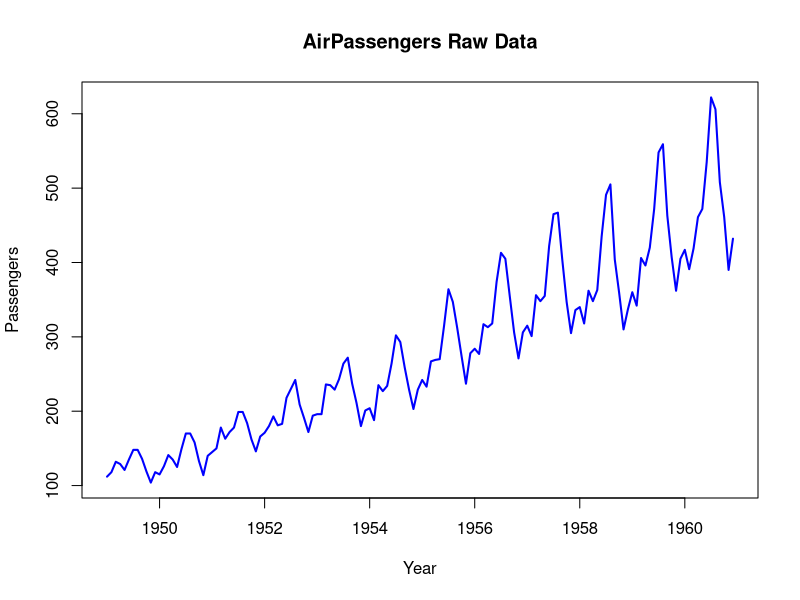
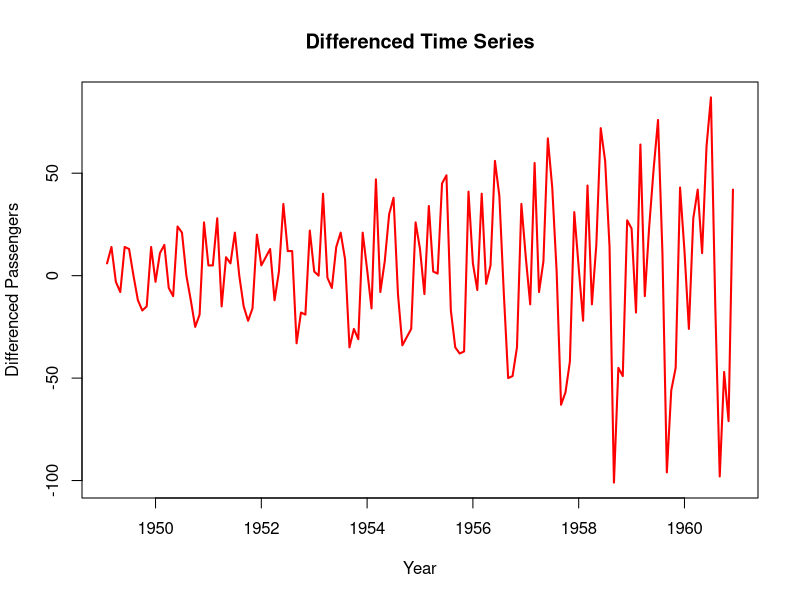
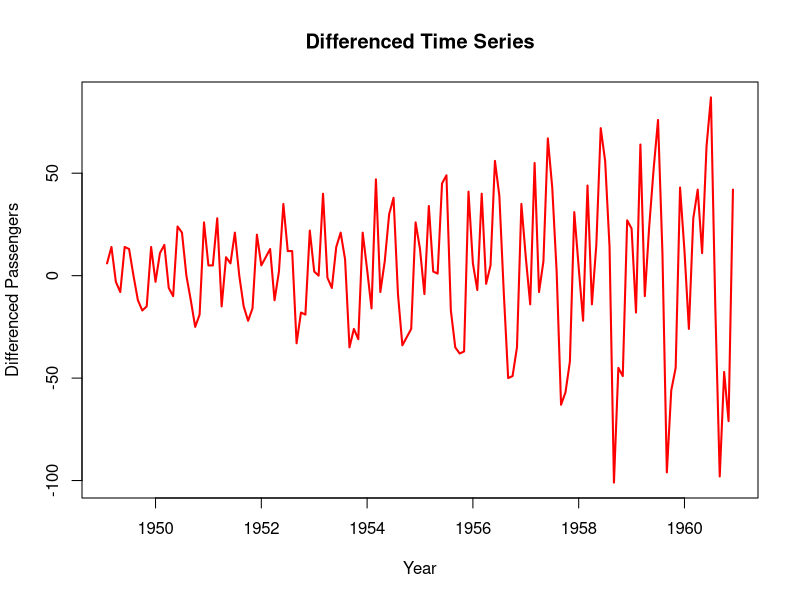
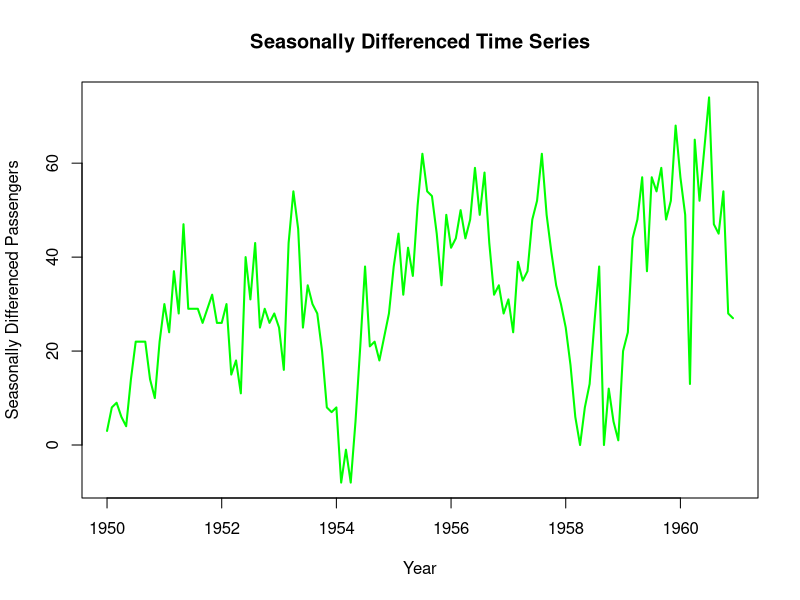
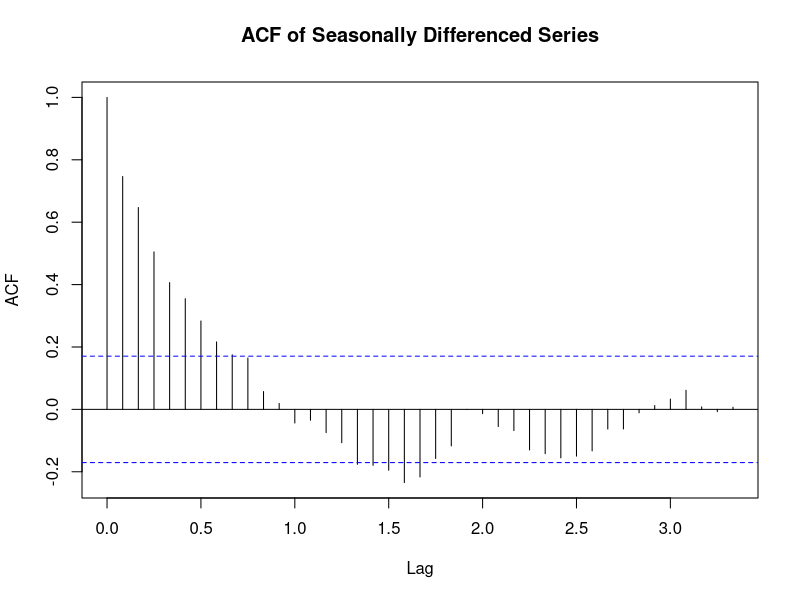
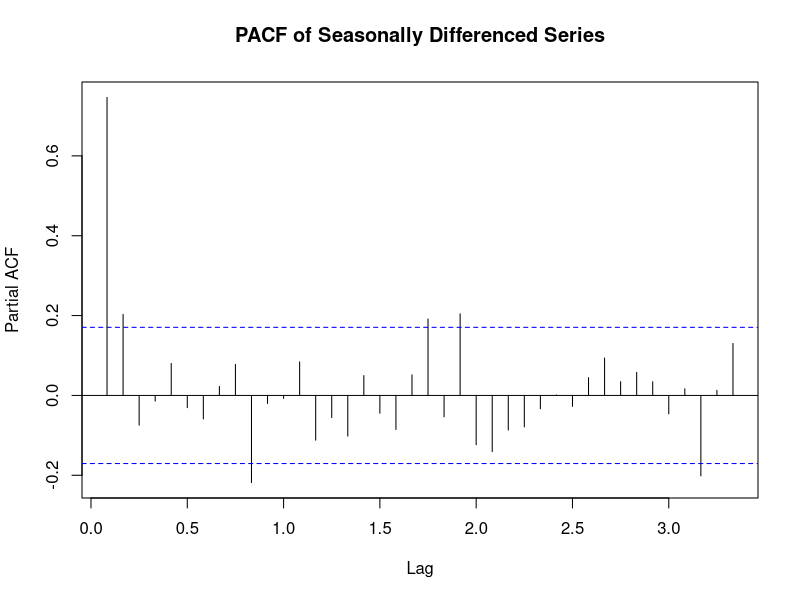

Source code (R) for these figures, in order:
# Install required packages
install.packages(c("ggplot2", "forecast", "tseries"))

# Load the libraries
library(ggplot2)
library(forecast)
library(tseries)

# Load the built-in AirPassengers dataset
data("AirPassengers")

# Convert the data into a time series object
ts_data <- AirPassengers

# Plot the raw time series
plot(ts_data, main = "AirPassengers Raw Data", xlab = "Year", ylab = "Passengers", col = "blue", lwd = 2)

# Take the first difference
diff_data <- diff(ts_data)

# Plot the differenced data
plot(diff_data, main = "Differenced Time Series", xlab = "Year", ylab = "Differenced Passengers", col = "red", lwd = 2)

# Perform ADF test
adf_test <- adf.test(ts_data, alternative = "stationary")
cat("ADF Test p-value (original data):", adf_test$p.value, "\n")

# Differencing
diff_data <- diff(ts_data)

# Plot the differenced data
plot(diff_data, ylab = "Differenced Passengers", xlab = "Year", col = "red", lwd = 2)
title(main = "Differenced Time Series")

# Perform ADF test on differenced data
adf_test_diff <- adf.test(diff_data, alternative = "stationary")
cat("ADF Test p-value (differenced data):", adf_test_diff$p.value, "\n")

# Seasonal differencing
seasonal_diff <- diff(ts_data, lag = 12)

# Plot seasonally differenced data
plot(seasonal_diff, ylab = "Seasonally Differenced Passengers", xlab = "Year", col = "green", lwd = 2)
title(main = "Seasonally Differenced Time Series")

# ACF and PACF plots
acf(seasonal_diff, lag.max = 40, main = "ACF of Seasonally Differenced Series")
pacf(seasonal_diff, lag.max = 40, main = "PACF of Seasonally Differenced Series")
